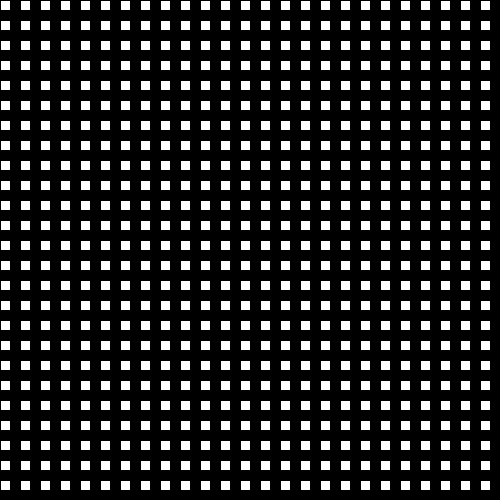
Frame 1 (no input)
Frame 60 (the mouse pressed at the canvas centre just before this capture): identical to frame 1, image omitted
Frame 120 (the mouse held since frame 60 and released just before this capture): identical to frame 1, image omitted

The Processing sketch that drew this single still picture (run headless with seeded random() and noise(); from frame 60 on, the mouse is pressed at the canvas centre):

// Processing sketch: processing_112284
// ── processing_112284.pde

void setup() {
  size (500, 500);
  smooth();
}

void draw() {
  background(0);

  for (int i = 0; i < 60; i++) {
    for (int j = 0; j < 60; j++) {
      rect(i * 20, j* 20, 10, 10);
      
    }
  }
}
